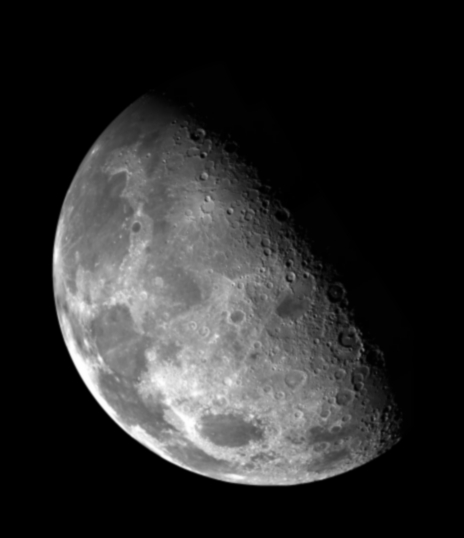
%> input picture Práticas/0 - Old/Práticas 2019_2 - Gabriel Calais/Prática 4/lua 08092019155226.jpg, 464 x 538 px
$ octave PRATICA_P2_93506_93529_ELT410.m   (GNU Octave 9; MATLAB toolbox functions it lacks are replaced by stand-ins)
%> lines starting %> are read from the running program, lines starting %| are printed output that depends on the picture; in (x1, y1, x2, y2) boxes, pixels count from 0 and x2, y2 are one past the last pixel; in counts of white or black regions, pixels touching at a corner belong together; the program's own positions count from 1
### Práticas/0 - Old/Práticas 2019_2 - Gabriel Calais/Prática 4/convolucao.m
function[Y] = convolucao(x,h)

m = length(x);
n = length(h);

y = [x zeros(1,n-1)];
z = [h zeros(1,m-1)];

Y = zeros(1,n+m-1);

for i=1:n+m-1
    for j=1:m
        if((i-j+1)>0)
            Y(i)=Y(i)+(y(j)*z(i-j+1));
        else
        end
    end
end
end

### Práticas/0 - Old/Práticas 2019_2 - Gabriel Calais/Prática 4/convolucao2D.m
function[X] = convolucao2D(A,B)

[m,n] = size(A);
[p,q] = size(B);

C=[A zeros(m,q-1)];
E=[C; zeros(p-1,n+q-1)];

D=[B zeros(p,n-1)];
F=[D; zeros(m-1,q+n-1)];

X = zeros(m+p-1,n+q-1);

for j=1:m+p-1
    for k=1:n+q-1
        for a=1:m+p-1
            for b=1:n+q-1
                if j-a+1>0 & k-b+1>0
                    X(j,k)=X(j,k)+(E(a,b)*F(j-a+1,k-b+1));
                else
                end
            end
        end
    end
end
end

### Práticas/0 - Old/Práticas 2019_2 - Gabriel Calais/Prática 4/PRATICA_P2_93506_93529_ELT410.m
%% UNIVERSIDADE FEDERAL DE VI荗SA
% ELT - 410 SINAIS E SISTEMAS
% Gabriel Pereira de Calais e M醨cio Von Rondow Campos

clc
clear all;
close all;

%% Roteiro Pr醫ica 4

%Exerc韈io 1

%Impulso
clc
clear all;
close all;
n1 = 0:19;
x1 = @(n) n==0; %Cria a fun玢o impulso
a = [1 -0.6 -0.16];
b = [5 0 0];
h = filter(b,a,x1(n1)); %Determina a resposta ao impulso
figure();
subplot(3,1,1);
stem(n1,h);
title('Resposta ao Impulso');
xlabel('Amostragem (s)');
ylabel('Amplitude');

%Degrau

n2 = 0:19;
x2 = inline('n>=0'); %Cria a fun玢o degrau
a = [1 -0.6 -0.16];
b = [5 0 0];
h = filter(b,a,x2(n2)); %Determina a resposta ao degrau
subplot(3,1,2);
stem(n2,h);
title('Resposta ao Degrau');
xlabel('Amostragem (s)');
ylabel('Amplitude');

%Seno

n3 = 0:19;
x3 = inline('(sin(n+eps))./(n+eps)'); %Cria a fun玢o (sen(n))/n
a = [1 -0.6 -0.16];
b = [5 0 0];
h = filter(b,a,x3(n3)); %Determina a resposta a fun玢o (sen(n))/n
subplot(3,1,3);
stem(n3,h);
title('Resposta a (sen(n))/n');
xlabel('Amostragem (s)');
ylabel('Amplitude');
%> figure, not shown here; panel 1: highest point at x = 0, y = 5; panel 2: highest point at x = 19, y = 20.6; panel 3: highest point at x = 2, y = 7.4

%Exerc韈io 2

%Convolu玢o discreta 1D

x = input('Entre com o vetor x (valores espa鏰dos entre colchetes): ');
%> the answer given: 3
h = input('Entre com o vetor h (valores espa鏰dos entre colchetes): ');
%> the answer given: 3
tic %In韈io do tempo de processamento da fun玢o convolu玢o
Y = convolucao(x,h);
t1 = toc %Fim do tempo de processamento da fun玢o convolu玢o
figure();
stem(Y);
title('Convolu玢o com a fun玢o implementada');
xlabel('Amostragem (s)');
ylabel('Amplitude');
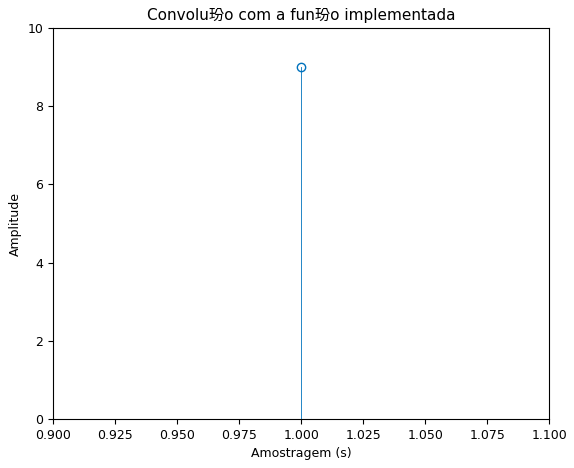
%> figure redrawn from the program's plot data
tic
Z = conv(x,h);
t2 = toc
figure();
stem(Z);
title('Convolu玢o com "conv"');
xlabel('Amostragem (s)');
ylabel('Amplitude');

%Convolu玢o discreta 2D

disp('Entre com o tamanho das matrizes que ser鉶 geradas aleatoriamente:');
disp(' ');

m = input('N鷐ero de linhas da matriz A: ');
%> the answer given: 3
disp(' ');
n = input('N鷐ero de colunas da matriz A: ');
%> the answer given: 3
disp(' ');
o = input('N鷐ero de linhas da matriz B: ');
%> the answer given: 3
disp(' ');
p = input('N鷐ero de colunas da matriz B: ');
%> the answer given: 3
disp(' ');

A = randn(m,n);
B = randn(o,p);

tic
X = convolucao2D(A,B)
t3 = toc

tic
W = conv2(A,B)
t4 = toc

%Exerc韈io 3

%Carregando a imagem para o workspace
I = imread('lua 08092019155226.jpg'); %Carrega uma imagem como matriz para a workspace
%> I is the input picture: size 538x464 uint8; min 0, max 255, mean 42.6
figure(1);
imshow(I, [0 255]); %Plota uma figura com uma imagem
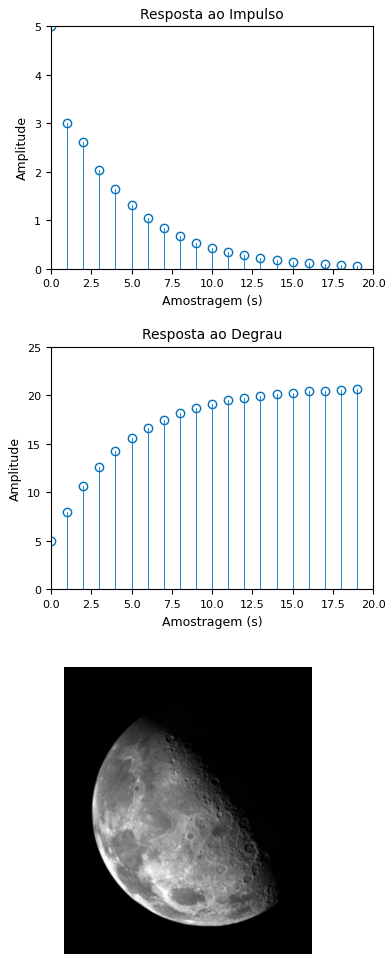
%> figure redrawn from the program's plot data, 3 panels

%Filtro passa-altas real鏰ndo a imagem
F = [-1 -1 -1; -1 8 -1; -1 -1 -1];
C = conv2(I, F); %Realiza a convolu玢o bidimensional
figure(2);
imshow(C);
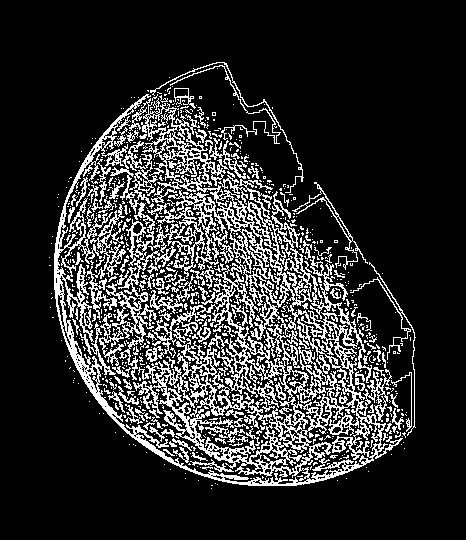
%> displayed picture: size 540x466, on the screen's scale of 0 to 255; 17.9% white in thin lines or dots, all inside (x1, y1, x2, y2) = (49, 62, 416, 489)
S = uint8(double(I) + imresize(conv2(I,F), size(I))); %Soma da imagem original com o filtro redimensionado
figure(3);
imshow(S);

%Filtro passa-baixas suavizando a imagem
F1 = (1/9)*[1 1 1; 1 1 1; 1 1 1];
C1 = conv2(I,F1);
figure(4);
imshow(C1);
S1 = uint8(double(I) + imresize(conv2(I,F1), size(I)));
figure(5);
imshow(S1);

%Filtro intensificando a imagem (deixando mais clara)
F2 = 2*[1 1 1; 1 -4 1; 1 1 1];
C2 = conv2(I,F2);
figure(6);
imshow(C2);
SA = uint8(double(I) + imresize(conv2(I,F2), size(I)));
figure(7);
imshow(SA);
figure;
imshow(SA, [0 255]);

%Filtro passa-altas intensificador como combina玢o de um passa-baixas e um
%intensificador
F3 = -F2 + 9*F1;
C3 = conv2(I,F3);
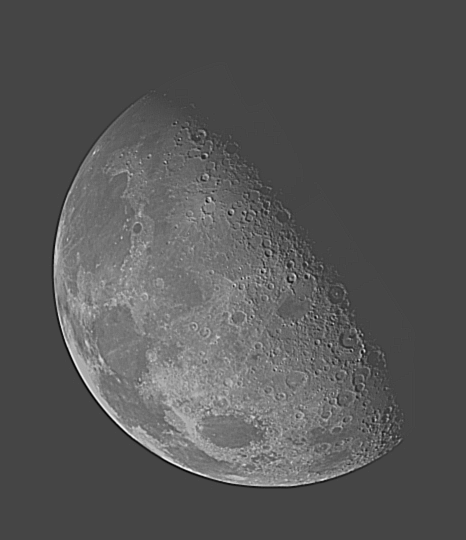
%> C3: size 540x466 double; min -177, max 471, mean 42.3; drawn with min black and max white
figure(8);
imshow(C3);
S3 = uint8(double(I) + imresize(conv2(I,F3), size(I)));
figure(9);
imshow(S3);

%Filtro (com zeros) intensificador
F4 = [-1 -1 0; -1 3 0; 0 0 0];
C4 = conv2(I,F4);
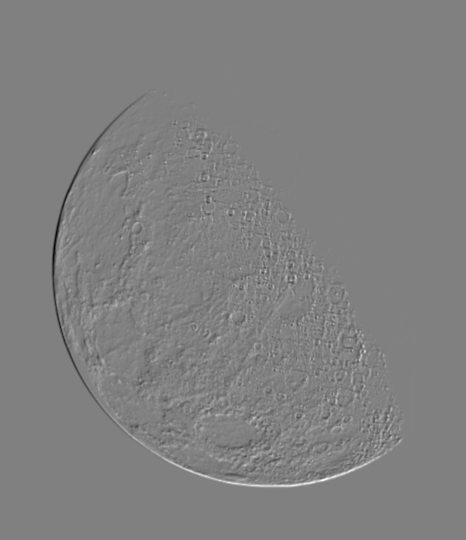
%> C4: size 540x466 double; min -226, max 221, mean 0; drawn with min black and max white
figure(10);
imshow(C4);
S4 = uint8(double(I) + imresize(conv2(I,F4), size(I)));
figure(11);
imshow(S4);
S5 = 0.5 + S4;
figure(12);
imshow(S5);

%Filtro passsa-baixas suavizando a imagem de texto
T = imread('texto 08092019155244.jpg');
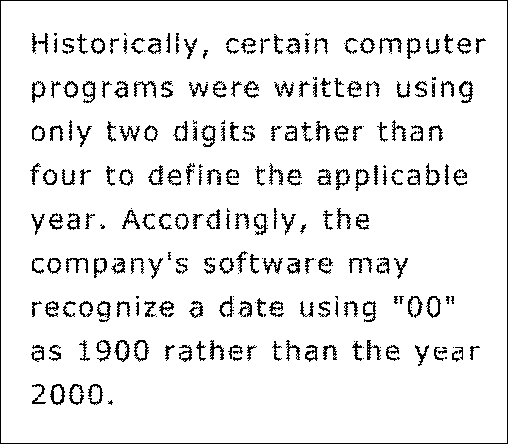
%> input picture Práticas/0 - Old/Práticas 2019_2 - Gabriel Calais/Prática 4/texto 08092019155244.jpg, 508 x 444 px
%> T is the input picture: size 444x508 uint8; min 0, max 255, mean 234.9
figure();
imshow(T);
f = (1/9)*[1 1 1; 1 1 1; 1 1 1];
s = uint8(imresize(conv2(T,f), size(T)));
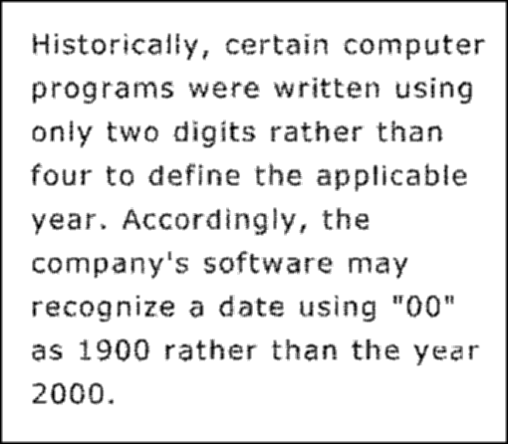
%> s: size 444x508 uint8; min 0, max 255, mean 232.8
figure(13);
imshow(s);
